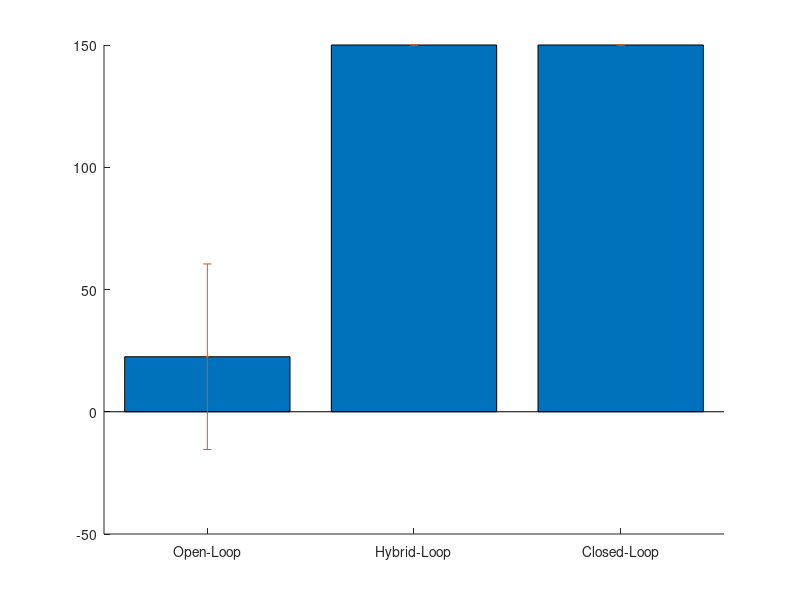

MATLAB code to generate this figure:
%loading all data from the twentyRun code
load("openLoopScore.mat");
load("hybridLoopScore.mat");
load("closedLoopScore.mat");

%initialize a matrix for the averages
average = zeros(3,1);

%assign the average of each run to an index of the average array
average(1) = mean(openLoopScore);
average(2) = mean(hybridLoopScore);
average(3) = mean(closedLoopScore);

%initialize a matrix for the standard deviations of each trial
deviation = zeros(3,1);

%assign the standard devaition to an index of the deviation array
deviation(1) = std(openLoopScore);
deviation(2) = std(hybridLoopScore);
deviation(3) = std(closedLoopScore);

%run ttest between Open vs Hybrid, Open vs Closed, and Hybrid vs Closed
[OvHdecision, OvHp] = ttest2(openLoopScore, hybridLoopScore);
[OvCdecision, OvCp] = ttest2(openLoopScore, closedLoopScore);
[HvCdecision, HvCp] = ttest2(hybridLoopScore, closedLoopScore);

figure(1);
hold on;

%plot bar plot of averages
bar(average);
%add standard deviation bars
errorbar(average,deviation,'.');
%add labels
XTickLabels={'Open-Loop'; 'Hybrid-Loop'; 'Closed-Loop'};
%position of labels
XTick=1:1:3;

set(gca, 'XTick',XTick);
set(gca, 'XTickLabel', XTickLabels);

